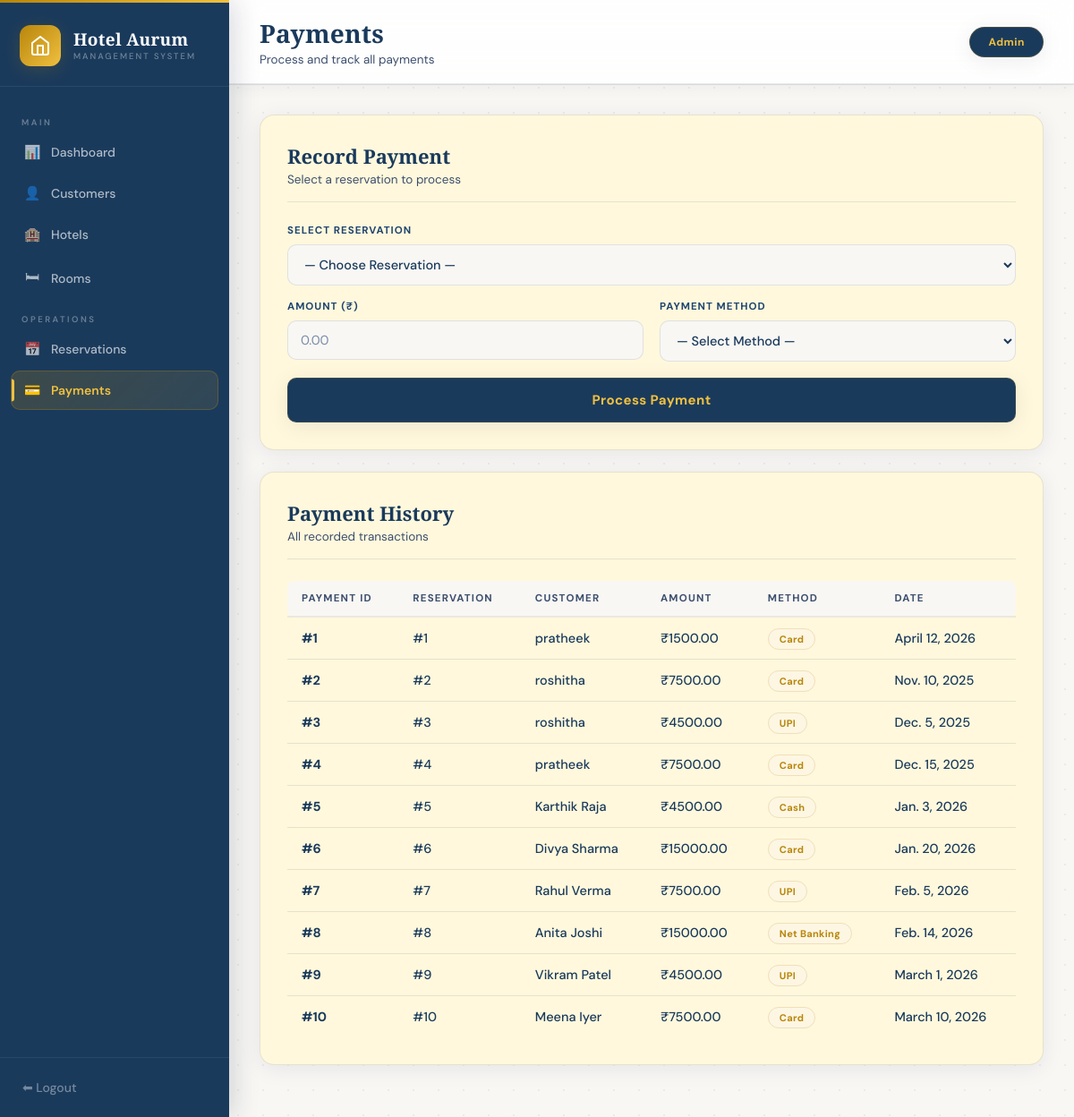
Page /payment/ (signed in) on the earlier database version.
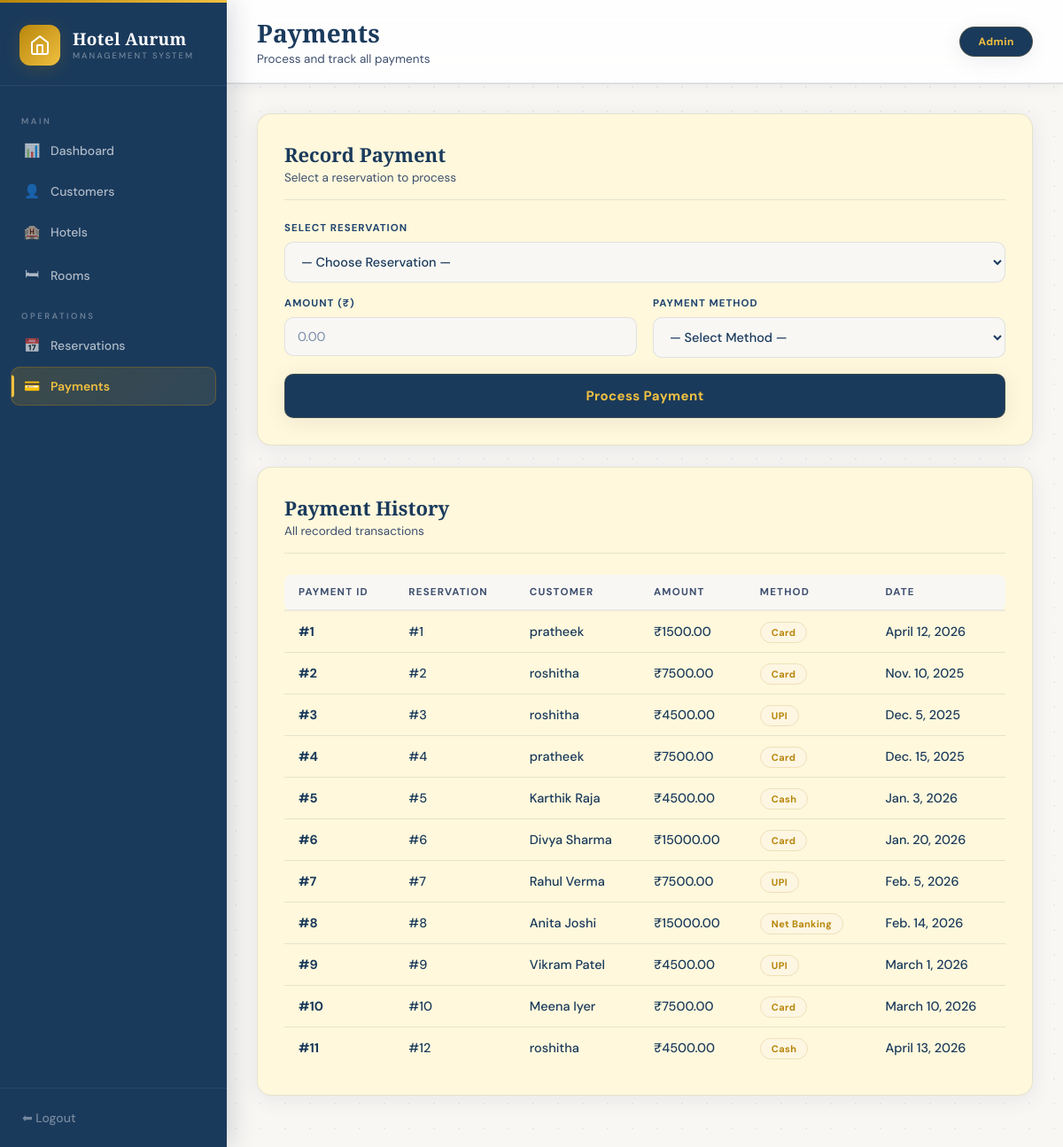
Same page on the later database version.
### hotel_app/models.py (models this page shows)
class Customer(models.Model):
    Cus_ID = models.AutoField(primary_key=True)
    Name = models.CharField(max_length=50)
    Email = models.CharField(max_length=50)
    Phone = models.CharField(max_length=15)
    Country = models.CharField(max_length=50)
    class Meta:
        db_table = "Customer"
        managed = True

class Payment(models.Model):
    Payment_ID = models.AutoField(primary_key=True)
    Reservation_ID = models.IntegerField()
    Amount = models.DecimalField(max_digits=10, decimal_places=2)
    Payment_Method = models.CharField(max_length=20)
    Payment_Date = models.DateField(null=True)
    class Meta:
        db_table = "Payment"
        managed = True

### hotel_app/views.py (the view)
    def wrapper(request, *args, **kwargs):
        if not request.session.get('logged_in'):
            return redirect('/login/')
        return view_func(request, *args, **kwargs)

### hotel_app/views.py (called while the page is built)
def login_required(view_func):
    def wrapper(request, *args, **kwargs):
        if not request.session.get('logged_in'):
            return redirect('/login/')
        return view_func(request, *args, **kwargs)
    return wrapper

### templates/payment.html (shortened to what this page needs)
{% load static %}
<!DOCTYPE html>
<html lang="en">
<head>
  <link rel="stylesheet" href="{% static 'css/style.css' %}">
</head>
<body>
<div class="layout">
 <aside class="sidebar">
    <div class="sidebar-logo">
      <div class="logo-icon">
        <svg width="24" height="24" viewBox="0 0 24 24" fill="none" stroke="white" stroke-width="2" stroke-linecap="round" stroke-linejoin="round">
          <path d="M3 9l9-7 9 7v11a2 2 0 0 1-2 2H5a2 2 0 0 1-2-2z"/>
          <polyline points="9 22 9 12 15 12 15 22"/>
        </svg>
      </div>
      <div class="sidebar-logo-text">
        <h1>Hotel Aurum</h1>
        <p>Management System</p>
      </div>
    </div>
    <nav class="sidebar-nav">
      <div class="nav-label">Main</div>
      <a href="/dashboard/"><span class="nav-icon">📊</span> Dashboard</a>
      <a href="/customers/"><span class="nav-icon">👤</span> Customers</a>
      <a href="/hotels/"><span class="nav-icon">🏨</span> Hotels</a>
      <a href="/rooms/"><span class="nav-icon">🛏</span> Rooms</a>
      <div class="nav-label">Operations</div>
      <a href="/reservation/"><span class="nav-icon">📅</span> Reservations</a>
      <a href="/payment/"  class="active"><span class="nav-icon">💳</span> Payments</a>
    </nav>
    <div class="sidebar-footer">
      <a href="/login/">⬅ Logout</a>
    </div>
  </aside>
  <div class="main">
    <div class="topbar">
      <div>
        <div class="topbar-title">Payments</div>
        <div class="topbar-sub">Process and track all payments</div>
      </div>
      <div class="topbar-badge"> Admin</div>
    </div>
    <div class="page">
      <div class="card">
        <div class="card-header">
          <div class="card-title">Record Payment <span>Select a reservation to process</span></div>
        </div>
        <form method="post" onsubmit="return confirmPayment()">
          <div class="form-group" style="margin-bottom:16px;">
            <label>Select Reservation</label>
            <select name="reservation" id="reservationSelect" required onchange="fillAmount()">
              <option value="">— Choose Reservation —</option>
            </select>
          </div>
          <div class="form-row">
            <div class="form-group">
              <label>Amount (₹)</label>
              <input type="number" name="amount" id="amountInput" placeholder="0.00" step="0.01" required>
            </div>
            <div class="form-group">
              <label>Payment Method</label>
              <select name="method" required>
                <option value="">— Select Method —</option>
              </select>
            </div>
          </div>
          <button type="submit" class="btn btn-primary"> Process Payment</button>
        </form>
      </div>
      <div class="card">
        <div class="card-header">
          <div class="card-title">Payment History <span>All recorded transactions</span></div>
        </div>
        {% if data %}
        <table>
          <thead>
            <tr>
              <th>Payment ID</th>
              <th>Reservation</th>
              <th>Customer</th>
              <th>Amount</th>
              <th>Method</th>
              <th>Date</th>
            </tr>
          </thead>
          <tbody>
            {% for p in data %}
            <tr>
              <td>#{{ p.Payment_ID }}</td>
              <td>#{{ p.Reservation_ID }}</td>
              <td>{{ p.customer_name }}</td>
              <td>₹{{ p.Amount }}</td>
              <td><span class="badge badge-info">{{ p.Payment_Method }}</span></td>
              <td>{{ p.Payment_Date|default:"—" }}</td>
            </tr>
            {% endfor %}
          </tbody>
        </table>
        {% else %}
        <p class="empty-msg">No payments recorded yet.</p>
        {% endif %}
      </div>
    </div>
  </div>
</div>
</body>
</html>

Differences in the rows shown:
added Payment: Amount "4500.00", Payment_Method "Cash", Payment_Date "April 13, 2026"
Other differences:
new list line: "# 11 # 12 ₹"
new list line: "roshitha"
